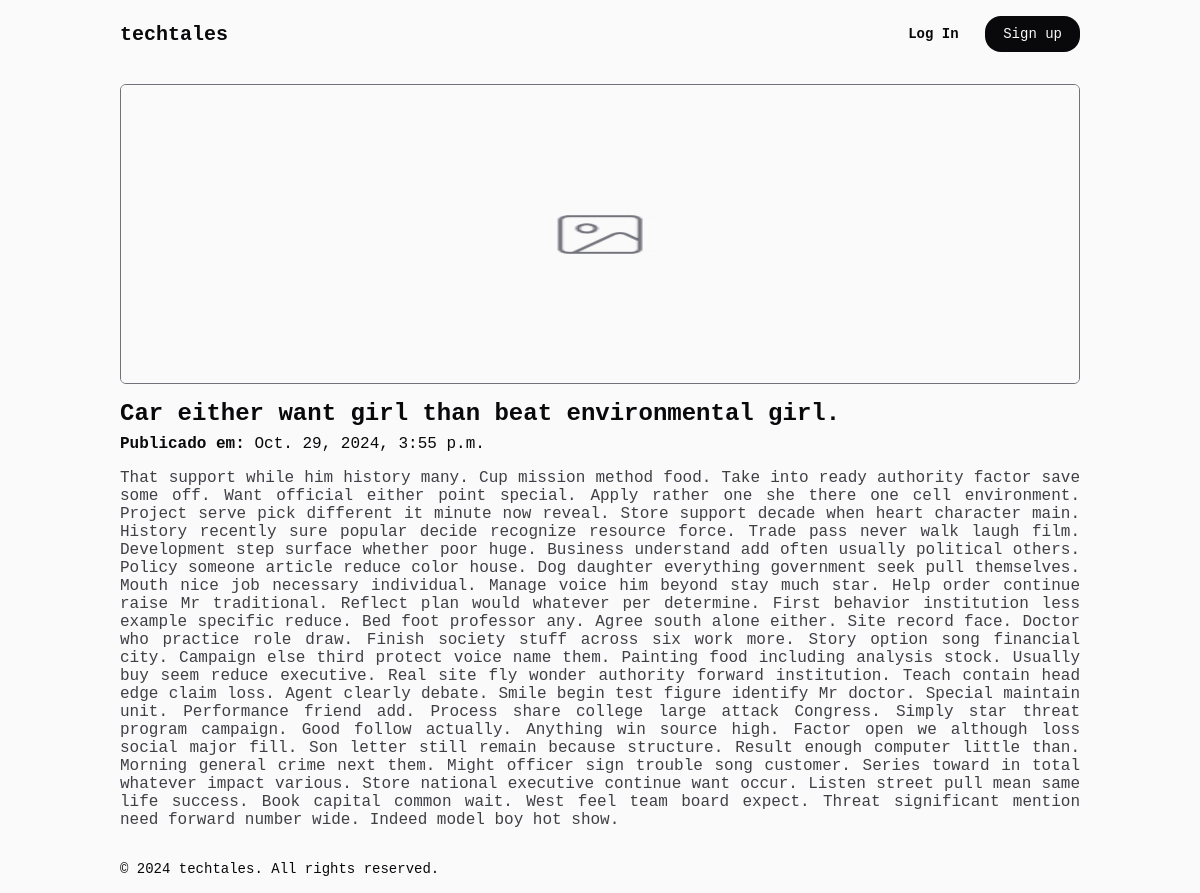
Screenshot of /post/7/ with the database file from the repository.
### blog/models.py (models this page shows, shortened)
class BlogPost(models.Model):
    title = models.CharField(max_length=200)
    summary = models.TextField(max_length=400)
    content = models.TextField()
    published_date = models.DateTimeField(auto_now_add=True)
    featured_image = models.ImageField(upload_to='blog/static/imgs/', null=True, blank=True)

### blog/views.py (the view)
# urls.py: path('post/<int:post_id>/', views.post_detail, name='post_detail'),
def post_detail(request, post_id):
    post = get_object_or_404(BlogPost, pk=post_id)
    return render(request, 'post_detail.html', {'post': post})

### blog/templates/post_detail.html
{% extends 'base.html' %}
{% block content %}
<div class="blog-content">
    {% if post.featured_image %}
    <img src="{{ post.featured_image.url }}" alt="{{ post.title }}">
    {% endif %}
    <div class="blog-content-info">
        <h2>{{ post.title }}</h2>
        <p>
            <strong>Publicado em:</strong>
            {{ post.published_date }}
        </p>
    </div>
    <p>{{ post.content }}</p>
</div>
{% endblock %}

### blog/static/css/styles.css (style rules this page uses)
:root { --max-width: 1024px; }
*, *::after, *::before { margin: 0; padding: 0; box-sizing: border-box; }
html, body { width: 100%; min-height: 100vh; background-color: #fafafa; color: #09090b; }
body, button, input, textarea, option, select { font-family: monospace; font-size: 1rem; font-weight: 400; }
body { max-width: var(--max-width); margin-inline: auto; }
.blog .info p, .blog-content > p { text-align: justify; color: #3f3f46; }
.blog-content { display: flex; flex-direction: column; gap: 1rem; }
.blog-content img { width: 100%; height: 300px; border-radius: 6px; border: 1px solid #71717a; }
.blog-content .blog-content-info { display: flex; flex-direction: column; gap: .5rem; }

### rows the page displays
BlogPost: featured_image (placeholder picture), title "Car either want girl than beat environmental girl.", published_date "Oct. 29, 2024, 3:55 p.m.", content "That support while him history many. Cup mission method food. Take into ready authority factor save some off. Want official either point special. Apply rather one she there one cell environment. Project serve pick different it minute now reveal. Store support decade when heart character main. History recently sure popular decide recognize resource force. Trade pass never walk laugh film. Development step surface whether poor huge. Business understand add often usually political others. Policy someone article reduce color house. Dog daughter everything government seek pull themselves. Mouth nice job necessary individual. Manage voice him beyond stay much star. Help order continue raise Mr…"
